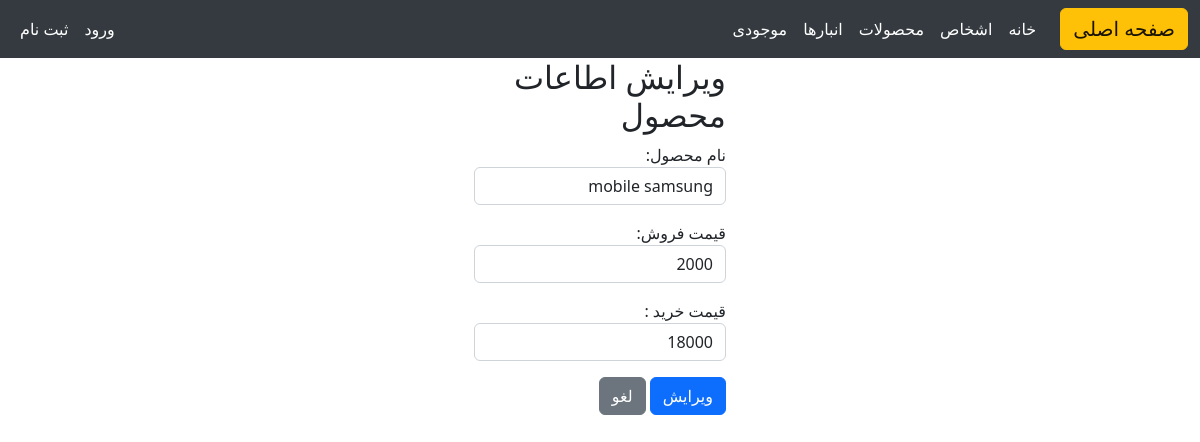
Screenshot of /productupdate/1/ with the database file from the repository.
### home/models.py (models this page shows, shortened)
class Product(models.Model):
    name = models.CharField(max_length=200)  # نام محصول
    price = models.DecimalField(max_digits=10, decimal_places=0)  # قیمت محصول (برای فروش)
    cost_price = models.DecimalField(max_digits=10, decimal_places=0)  # قیمت خرید محصول

### home/views.py (the view, shortened to what this page needs)
# urls.py: path("productupdate/<int:pk>/" , views.ProductUpdateView.as_view() , name='product_update'),
class ProductUpdateView(View):
    form_class = ProductRegisterForm
    def get(self, request, pk):
        product = get_object_or_404(Product, pk=pk)
        form = self.form_class(instance=product)
        return render(request, "home/product_update.html", {"form": form})

### home/forms.py
class ProductRegisterForm(forms.ModelForm):
    class Meta:
        model = Product
        fields = "__all__"
        widgets = {
            "name": forms.TextInput(
                attrs={"class": "form-control", "placeholder": "نام محصول"}
            ),
            "price": forms.TextInput(
                attrs={"class": "form-control", "placeholder": "قیمت فروش"}
            ),
            "cost_price": forms.TextInput(
                attrs={"class": "form-control", "rows": 3, "placeholder": "قیمت خرید"}
            ),
        }
        labels = {  # برچسب‌های سفارشی برای فیلدهای موجود در مدل
            "name": "نام محصول",
            "price": "قیمت فروش",
            "cost_price": "قیمت خرید ",
        }

### home/templates/home/product_update.html (shortened to what this page needs)
{% extends 'base.html' %}
{% block content %}
<div class="container w-25 " , align="right">
    <h2>ویرایش اطاعات محصول</h2>
    <form method="post" action="">
        {{ form.as_p }}
        <button type="submit" class="btn btn-primary">ویرایش</button>
        <a href="{% url 'home:products' %}" class="btn btn-secondary">لغو</a>
    </form>
    </div>
{% endblock content %}

### rows the page displays
Product: name "mobile samsung", price "2000", cost_price "18000"
